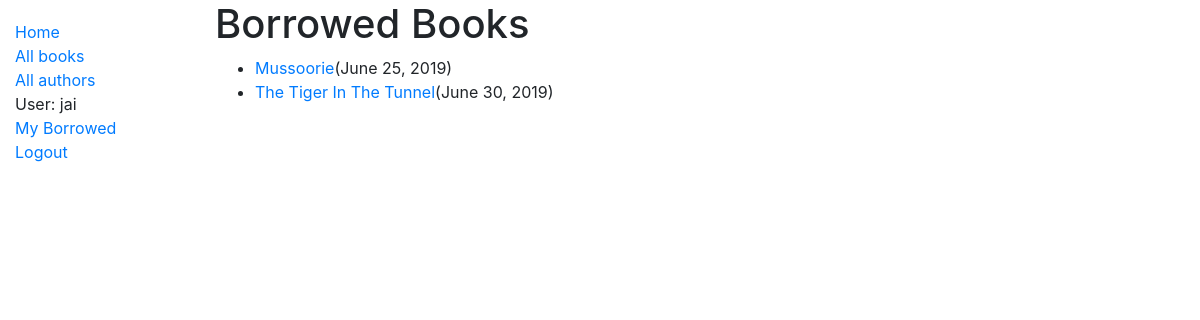
Screenshot of /catalog/mybooks/ (signed in) with the database file from the repository.
### catalog/models.py (models this page shows, shortened)
class BookInstance(models.Model):
    id = models.UUIDField(primary_key=True, default=uuid.uuid4, help_text='Unique ID for this particular book')
    book = models.ForeignKey('Book', on_delete=models.SET_NULL, null=True)
    imprint = models.CharField(max_length=200) #for specific release of the book
    due_back = models.DateField(null=True, blank=True)
    LOAN_STATUS = (
        ('m', 'Maintenance'),
        ('o', 'On Loan'),
        ('a', 'Available'),
        ('r', 'Reserved'),
    )
    status = models.CharField(
        max_length=1,
        choices=LOAN_STATUS,
        blank=True,
        default='m',
        help_text='Book Availability',
    )
    borrower = models.ForeignKey(User, on_delete=models.SET_NULL, null=True, blank=True)
    @property
    def is_overdue(self):
        if self.due_back and date.today()>self.due_back:
            return True
        return False
    class Meta:
        ordering = ['due_back']
        permissions = (("can_mark_returned", "Set book as returned"),)

class Book(models.Model):
    title = models.CharField(max_length=200)
    author = models.ForeignKey('Author', on_delete=models.SET_NULL, null=True)
    summary =  models.TextField(max_length=1000, help_text='Write a brief description of book')
    isbn = models.CharField('ISBN', max_length=13, help_text='13 Character <a href="https://www.isbn-international.org/content/what-isbn">ISBN number</a>')
    genre = models.ManyToManyField(Genre, help_text='Select a genre')
    language = models.ForeignKey('Language', on_delete=models.SET_NULL, null=True)
    def display_genre(self):
        return ', '.join(genre.name for genre in self.genre.all()[:3])
    display_genre.short_description = 'Genre'

### catalog/views.py (the view)
# urls.py: path('mybooks/', views.LoanedBooksByUserListView.as_view(), name='my-borrowed'),
class LoanedBooksByUserListView(LoginRequiredMixin, generic.ListView):
    model = BookInstance
    template_name = 'catalog/bookinstance_list_borrowed_user.html'
    paginate_by = 10
    def get_queryset(self):
        return BookInstance.objects.filter(borrower=self.request.user).filter(status__exact='o').order_by('due_back')

### catalog/templates/catalog/bookinstance_list_borrowed_user.html
{% extends 'catalog/base.html' %}
{% block content %}
<h1>Borrowed Books</h1>
{% if bookinstance_list %}
<ul>
    {% for bookinst in bookinstance_list %}
    <li class="{% if bookinst.is_overdue %} text-danger {% endif %}">
        <a href="{% url 'book-detail' bookinst.book.pk %}">{{ bookinst.book.title }}</a>({{ bookinst.due_back }})
    </li>
    {% endfor %}
</ul>
{% else %}
<p>There are no books borrowed.</p>
{% endif %}
{% endblock %}

### catalog/templates/catalog/base.html (shortened to what this page needs)
<!DOCTYPE html>
<html lang="en">
<head>
  <link rel="stylesheet" href="https://stackpath.bootstrapcdn.com/bootstrap/4.1.3/css/bootstrap.min.css">
  {% load static %}
  <link rel="stylesheet" href="{% static 'catalog/style.css' %}">
</head>
<body>
  <div class="container-fluid">
    <div class="row">
      <div class="col-sm-2">
      {% block sidebar %}
        <ul class="sidebar-nav">
          <li><a href="{% url 'index' %}">Home</a></li>
          <li><a href="{% url 'books' %}">All books</a></li>
          <li><a href="{% url 'authors' %}">All authors</a></li>
        {% if user.is_authenticated %}
        <li>User: {{ user.get_username }}</li>
        <li><a href="{% url 'my-borrowed' %}">My Borrowed</a></li>
        <li><a href="{% url 'logout' %}?next={{request.path}}">Logout</a></li>
        {% else %}
        <li><a href="{% url 'login' %}?next={{request.path}}">Login</a></li>
        {% endif %}
      </ul>
     {% endblock %}
      </div>
      <div class="col-sm-10 ">{% block content %}{% endblock %}
      </div>
    </div>
  </div>
</body>
</html>

### catalog/static/catalog/style.css (style rules this page uses)
.sidebar-nav { margin-top: 20px; padding: 0; list-style: none; }

### rows the page displays
BookInstance: book "Mussoorie", due_back "June 25, 2019"
BookInstance: book "The Tiger In The Tunnel", due_back "June 30, 2019"

### other values shown
{{ user.get_username }} "jai"
